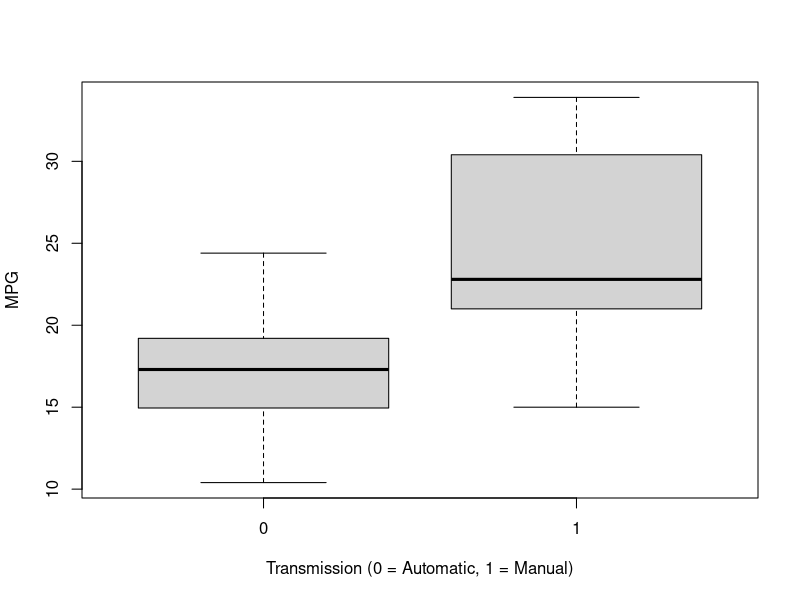
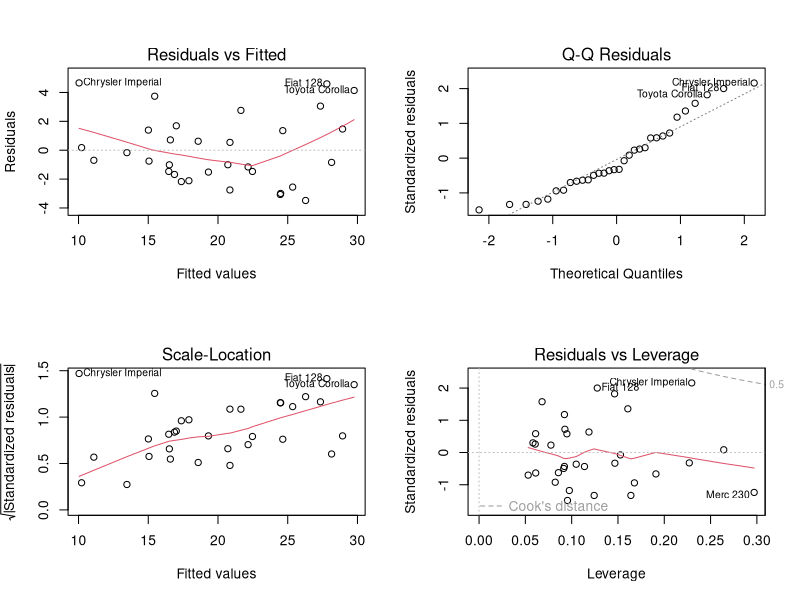

Recreate these plots in R, in order.
## ---- chunk 1
require(knitr)
require(markdown)
require(xtable)

data(mtcars)

knitr::opts_chunk$set(echo = FALSE)
## ---- chunk 2
fit <- lm(mpg ~ ., data=mtcars)
print(xtable(fit), comment=FALSE)
## ---- chunk 3
fit <- lm(mpg ~ . -cyl -vs -carb -gear -drat -disp -hp, data=mtcars)
print(xtable(fit), comment=FALSE)
## ---- chunk 4
boxplot(mpg ~ am, data = mtcars, xlab="Transmission (0 = Automatic, 1 = Manual)", ylab="MPG")
## ---- chunk 5
par(mfrow = c(2, 2))
fit <- lm(mpg ~ am + wt + qsec, data=mtcars)
plot(fit)
